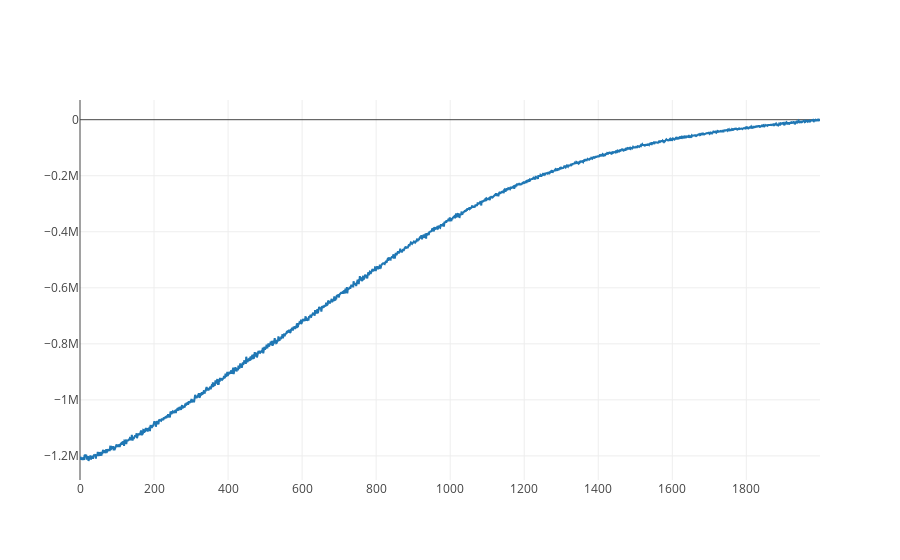

Notebook source saved alongside this figure:
### Markdown cell above
For SVI, we can look at the values of the variational objective, likelihood, and KL terms as a function of iteration.

### Code cell
iplot([go.Scatter(x = np.array(range(len(inf_svi.elbos))), y = inf_svi.elbos)])

### Figure 1 — Plotly figure (JSON) as saved in the notebook; plotly's stock layout.template omitted (floating-point values rounded to 4 significant figures; data arrays with more than 128 entries replaced by an {"elided": "..."} marker saying what was removed)
{"data": [{"type": "scatter", "x": {"elided": "2000 int values"}, "y": {"elided": "2000 float values"}}], "layout": {}}
